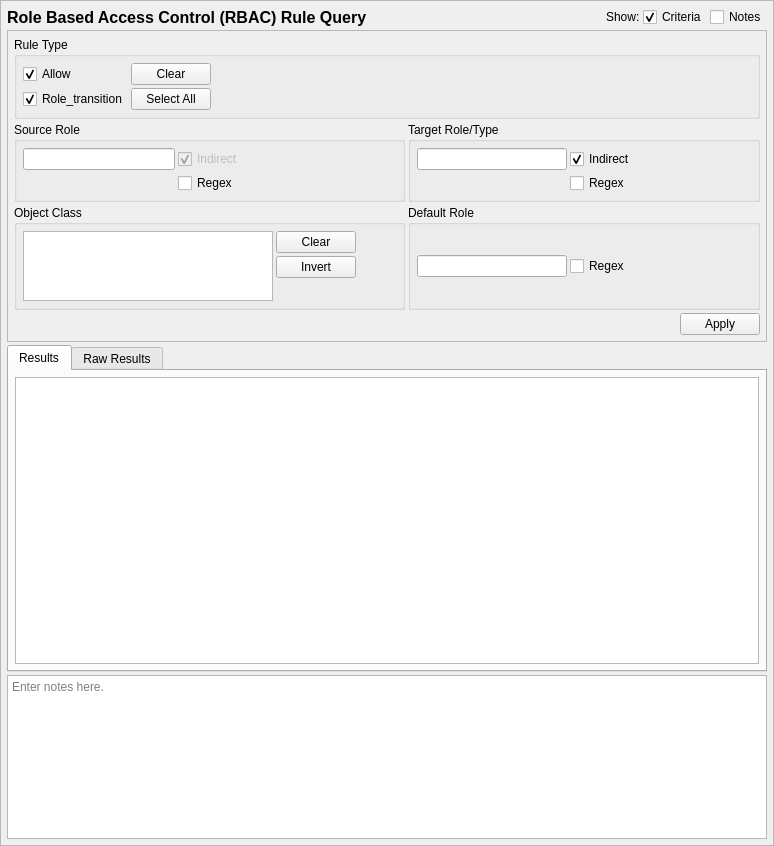
<?xml version="1.0" encoding="UTF-8"?>
<ui version="4.0">
 <class>RBACRuleQueryTab</class>
 <widget class="QScrollArea" name="RBACRuleQueryTab">
  <property name="geometry">
   <rect>
    <x>0</x>
    <y>0</y>
    <width>774</width>
    <height>846</height>
   </rect>
  </property>
  <property name="sizeAdjustPolicy">
   <enum>QAbstractScrollArea::AdjustToContents</enum>
  </property>
  <property name="widgetResizable">
   <bool>true</bool>
  </property>
  <widget class="QWidget" name="contents">
   <property name="geometry">
    <rect>
     <x>0</x>
     <y>0</y>
     <width>772</width>
     <height>844</height>
    </rect>
   </property>
   <property name="minimumSize">
    <size>
     <width>0</width>
     <height>0</height>
    </size>
   </property>
   <layout class="QGridLayout" name="gridLayout_9">
    <property name="leftMargin">
     <number>6</number>
    </property>
    <property name="topMargin">
     <number>6</number>
    </property>
    <property name="rightMargin">
     <number>6</number>
    </property>
    <property name="bottomMargin">
     <number>6</number>
    </property>
    <property name="spacing">
     <number>3</number>
    </property>
    <item row="0" column="2">
     <widget class="QLabel" name="label_2">
      <property name="text">
       <string>Show:</string>
      </property>
     </widget>
    </item>
    <item row="3" column="0" colspan="5">
     <widget class="QTextEdit" name="notes">
      <property name="sizePolicy">
       <sizepolicy hsizetype="Preferred" vsizetype="Preferred">
        <horstretch>0</horstretch>
        <verstretch>1</verstretch>
       </sizepolicy>
      </property>
      <property name="minimumSize">
       <size>
        <width>0</width>
        <height>80</height>
       </size>
      </property>
      <property name="toolTip">
       <string>Optionally enter notes here about the query.</string>
      </property>
      <property name="placeholderText">
       <string>Enter notes here.</string>
      </property>
     </widget>
    </item>
    <item row="1" column="0" colspan="5">
     <widget class="QFrame" name="criteria_frame">
      <property name="sizePolicy">
       <sizepolicy hsizetype="Preferred" vsizetype="Preferred">
        <horstretch>0</horstretch>
        <verstretch>1</verstretch>
       </sizepolicy>
      </property>
      <property name="maximumSize">
       <size>
        <width>16777215</width>
        <height>16777215</height>
       </size>
      </property>
      <property name="frameShape">
       <enum>QFrame::StyledPanel</enum>
      </property>
      <property name="frameShadow">
       <enum>QFrame::Raised</enum>
      </property>
      <layout class="QGridLayout" name="gridLayout_3">
       <property name="leftMargin">
        <number>6</number>
       </property>
       <property name="topMargin">
        <number>6</number>
       </property>
       <property name="rightMargin">
        <number>6</number>
       </property>
       <property name="bottomMargin">
        <number>6</number>
       </property>
       <property name="spacing">
        <number>3</number>
       </property>
       <item row="1" column="1">
        <widget class="QGroupBox" name="target_criteria">
         <property name="maximumSize">
          <size>
           <width>16777215</width>
           <height>100</height>
          </size>
         </property>
         <property name="title">
          <string>Target Role/Type</string>
         </property>
         <layout class="QGridLayout" name="gridLayout_5">
          <property name="leftMargin">
           <number>6</number>
          </property>
          <property name="topMargin">
           <number>6</number>
          </property>
          <property name="rightMargin">
           <number>6</number>
          </property>
          <property name="bottomMargin">
           <number>6</number>
          </property>
          <property name="spacing">
           <number>3</number>
          </property>
          <item row="0" column="1">
           <widget class="QLineEdit" name="target">
            <property name="sizePolicy">
             <sizepolicy hsizetype="Expanding" vsizetype="Fixed">
              <horstretch>0</horstretch>
              <verstretch>0</verstretch>
             </sizepolicy>
            </property>
            <property name="minimumSize">
             <size>
              <width>150</width>
              <height>0</height>
             </size>
            </property>
            <property name="maximumSize">
             <size>
              <width>250</width>
              <height>16777215</height>
             </size>
            </property>
           </widget>
          </item>
          <item row="1" column="2">
           <widget class="QCheckBox" name="target_regex">
            <property name="toolTip">
             <string>Use regular expressions to match the target type/attribute.</string>
            </property>
            <property name="text">
             <string>Regex</string>
            </property>
           </widget>
          </item>
          <item row="0" column="2">
           <widget class="QCheckBox" name="target_indirect">
            <property name="toolTip">
             <string>If the rule target is an attribute, indirect will match the criteria against the contents of the attribute, rather than the attribute itself.</string>
            </property>
            <property name="text">
             <string>Indirect</string>
            </property>
            <property name="checked">
             <bool>true</bool>
            </property>
           </widget>
          </item>
          <item row="0" column="3">
           <spacer name="horizontalSpacer_3">
            <property name="orientation">
             <enum>Qt::Horizontal</enum>
            </property>
            <property name="sizeHint" stdset="0">
             <size>
              <width>113</width>
              <height>20</height>
             </size>
            </property>
           </spacer>
          </item>
         </layout>
        </widget>
       </item>
       <item row="0" column="0" colspan="2">
        <widget class="QGroupBox" name="ruletype_criteria">
         <property name="sizePolicy">
          <sizepolicy hsizetype="Preferred" vsizetype="Preferred">
           <horstretch>0</horstretch>
           <verstretch>0</verstretch>
          </sizepolicy>
         </property>
         <property name="maximumSize">
          <size>
           <width>16777215</width>
           <height>150</height>
          </size>
         </property>
         <property name="title">
          <string>Rule Type</string>
         </property>
         <layout class="QGridLayout" name="gridLayout">
          <property name="leftMargin">
           <number>6</number>
          </property>
          <property name="topMargin">
           <number>6</number>
          </property>
          <property name="rightMargin">
           <number>6</number>
          </property>
          <property name="bottomMargin">
           <number>6</number>
          </property>
          <property name="spacing">
           <number>3</number>
          </property>
          <item row="1" column="4">
           <widget class="QPushButton" name="all_ruletypes">
            <property name="text">
             <string>Select All</string>
            </property>
           </widget>
          </item>
          <item row="0" column="5">
           <spacer name="horizontalSpacer">
            <property name="orientation">
             <enum>Qt::Horizontal</enum>
            </property>
            <property name="sizeHint" stdset="0">
             <size>
              <width>40</width>
              <height>20</height>
             </size>
            </property>
           </spacer>
          </item>
          <item row="0" column="0">
           <widget class="QCheckBox" name="allow">
            <property name="text">
             <string>Allow</string>
            </property>
            <property name="checked">
             <bool>true</bool>
            </property>
           </widget>
          </item>
          <item row="0" column="4">
           <widget class="QPushButton" name="clear_ruletypes">
            <property name="text">
             <string>Clear</string>
            </property>
            <property name="checkable">
             <bool>false</bool>
            </property>
           </widget>
          </item>
          <item row="1" column="0">
           <widget class="QCheckBox" name="role_transition">
            <property name="text">
             <string>Role_transition</string>
            </property>
            <property name="checked">
             <bool>true</bool>
            </property>
           </widget>
          </item>
         </layout>
        </widget>
       </item>
       <item row="1" column="0">
        <widget class="QGroupBox" name="source_criteria">
         <property name="maximumSize">
          <size>
           <width>16777215</width>
           <height>100</height>
          </size>
         </property>
         <property name="title">
          <string>Source Role</string>
         </property>
         <layout class="QGridLayout" name="gridLayout_2">
          <property name="leftMargin">
           <number>6</number>
          </property>
          <property name="topMargin">
           <number>6</number>
          </property>
          <property name="rightMargin">
           <number>6</number>
          </property>
          <property name="bottomMargin">
           <number>6</number>
          </property>
          <property name="spacing">
           <number>3</number>
          </property>
          <item row="0" column="3">
           <spacer name="horizontalSpacer_2">
            <property name="orientation">
             <enum>Qt::Horizontal</enum>
            </property>
            <property name="sizeHint" stdset="0">
             <size>
              <width>40</width>
              <height>20</height>
             </size>
            </property>
           </spacer>
          </item>
          <item row="0" column="0">
           <widget class="QLineEdit" name="source">
            <property name="sizePolicy">
             <sizepolicy hsizetype="Expanding" vsizetype="Fixed">
              <horstretch>0</horstretch>
              <verstretch>0</verstretch>
             </sizepolicy>
            </property>
            <property name="minimumSize">
             <size>
              <width>150</width>
              <height>0</height>
             </size>
            </property>
            <property name="maximumSize">
             <size>
              <width>250</width>
              <height>16777215</height>
             </size>
            </property>
           </widget>
          </item>
          <item row="1" column="1">
           <widget class="QCheckBox" name="source_regex">
            <property name="enabled">
             <bool>true</bool>
            </property>
            <property name="toolTip">
             <string>Use regular expressions to match the source type/attribute.</string>
            </property>
            <property name="text">
             <string>Regex</string>
            </property>
           </widget>
          </item>
          <item row="0" column="1">
           <widget class="QCheckBox" name="source_indirect">
            <property name="enabled">
             <bool>false</bool>
            </property>
            <property name="toolTip">
             <string>If the rule source is an attribute, indirect will match the criteria against the contents of the attribute, rather than the attribute itself.</string>
            </property>
            <property name="text">
             <string>Indirect</string>
            </property>
            <property name="checked">
             <bool>true</bool>
            </property>
           </widget>
          </item>
         </layout>
        </widget>
       </item>
       <item row="2" column="0">
        <widget class="QGroupBox" name="class_criteria">
         <property name="title">
          <string>Object Class</string>
         </property>
         <layout class="QGridLayout" name="gridLayout_7">
          <property name="leftMargin">
           <number>6</number>
          </property>
          <property name="topMargin">
           <number>6</number>
          </property>
          <property name="rightMargin">
           <number>6</number>
          </property>
          <property name="bottomMargin">
           <number>6</number>
          </property>
          <property name="spacing">
           <number>3</number>
          </property>
          <item row="0" column="2">
           <spacer name="horizontalSpacer_4">
            <property name="orientation">
             <enum>Qt::Horizontal</enum>
            </property>
            <property name="sizeHint" stdset="0">
             <size>
              <width>40</width>
              <height>20</height>
             </size>
            </property>
           </spacer>
          </item>
          <item row="0" column="1">
           <widget class="QPushButton" name="clear_class">
            <property name="text">
             <string>Clear</string>
            </property>
           </widget>
          </item>
          <item row="1" column="1">
           <widget class="QPushButton" name="invert_class">
            <property name="text">
             <string>Invert</string>
            </property>
           </widget>
          </item>
          <item row="2" column="1">
           <spacer name="verticalSpacer_2">
            <property name="orientation">
             <enum>Qt::Vertical</enum>
            </property>
            <property name="sizeHint" stdset="0">
             <size>
              <width>20</width>
              <height>40</height>
             </size>
            </property>
           </spacer>
          </item>
          <item row="0" column="0" rowspan="3">
           <widget class="QListView" name="tclass">
            <property name="sizePolicy">
             <sizepolicy hsizetype="Expanding" vsizetype="Preferred">
              <horstretch>0</horstretch>
              <verstretch>0</verstretch>
             </sizepolicy>
            </property>
            <property name="maximumSize">
             <size>
              <width>250</width>
              <height>16777215</height>
             </size>
            </property>
            <property name="toolTip">
             <string>Match the object class of the rule.</string>
            </property>
            <property name="selectionMode">
             <enum>QAbstractItemView::ExtendedSelection</enum>
            </property>
           </widget>
          </item>
         </layout>
        </widget>
       </item>
       <item row="4" column="1">
        <widget class="QDialogButtonBox" name="buttonBox">
         <property name="standardButtons">
          <set>QDialogButtonBox::Apply</set>
         </property>
        </widget>
       </item>
       <item row="2" column="1">
        <widget class="QGroupBox" name="default_criteria">
         <property name="title">
          <string>Default Role</string>
         </property>
         <layout class="QGridLayout" name="gridLayout_4">
          <property name="leftMargin">
           <number>6</number>
          </property>
          <property name="topMargin">
           <number>6</number>
          </property>
          <property name="rightMargin">
           <number>6</number>
          </property>
          <property name="bottomMargin">
           <number>6</number>
          </property>
          <property name="spacing">
           <number>3</number>
          </property>
          <item row="0" column="0">
           <widget class="QLineEdit" name="default_role">
            <property name="sizePolicy">
             <sizepolicy hsizetype="Expanding" vsizetype="Fixed">
              <horstretch>0</horstretch>
              <verstretch>0</verstretch>
             </sizepolicy>
            </property>
            <property name="minimumSize">
             <size>
              <width>150</width>
              <height>0</height>
             </size>
            </property>
            <property name="maximumSize">
             <size>
              <width>250</width>
              <height>16777215</height>
             </size>
            </property>
           </widget>
          </item>
          <item row="0" column="2">
           <spacer name="horizontalSpacer_6">
            <property name="orientation">
             <enum>Qt::Horizontal</enum>
            </property>
            <property name="sizeHint" stdset="0">
             <size>
              <width>40</width>
              <height>20</height>
             </size>
            </property>
           </spacer>
          </item>
          <item row="0" column="1">
           <widget class="QCheckBox" name="default_regex">
            <property name="toolTip">
             <string>Use regular expressions to match the default type.</string>
            </property>
            <property name="text">
             <string>Regex</string>
            </property>
           </widget>
          </item>
         </layout>
        </widget>
       </item>
      </layout>
      <zorder>ruletype_criteria</zorder>
      <zorder>source_criteria</zorder>
      <zorder>target_criteria</zorder>
      <zorder>class_criteria</zorder>
      <zorder>buttonBox</zorder>
      <zorder>default_criteria</zorder>
     </widget>
    </item>
    <item row="2" column="0" colspan="5">
     <widget class="QTabWidget" name="results_frame">
      <property name="sizePolicy">
       <sizepolicy hsizetype="Preferred" vsizetype="MinimumExpanding">
        <horstretch>0</horstretch>
        <verstretch>2</verstretch>
       </sizepolicy>
      </property>
      <property name="currentIndex">
       <number>0</number>
      </property>
      <widget class="QWidget" name="results_framePage1">
       <property name="sizePolicy">
        <sizepolicy hsizetype="Preferred" vsizetype="MinimumExpanding">
         <horstretch>0</horstretch>
         <verstretch>0</verstretch>
        </sizepolicy>
       </property>
       <attribute name="title">
        <string>Results</string>
       </attribute>
       <layout class="QVBoxLayout" name="verticalLayout_3">
        <property name="leftMargin">
         <number>6</number>
        </property>
        <property name="topMargin">
         <number>6</number>
        </property>
        <property name="rightMargin">
         <number>6</number>
        </property>
        <property name="bottomMargin">
         <number>6</number>
        </property>
        <item>
         <widget class="SEToolsTableView" name="table_results">
          <property name="sizePolicy">
           <sizepolicy hsizetype="Preferred" vsizetype="MinimumExpanding">
            <horstretch>0</horstretch>
            <verstretch>0</verstretch>
           </sizepolicy>
          </property>
          <property name="sizeAdjustPolicy">
           <enum>QAbstractScrollArea::AdjustIgnored</enum>
          </property>
          <property name="alternatingRowColors">
           <bool>true</bool>
          </property>
          <property name="sortingEnabled">
           <bool>true</bool>
          </property>
         </widget>
        </item>
       </layout>
      </widget>
      <widget class="QWidget" name="results_framePage2">
       <property name="sizePolicy">
        <sizepolicy hsizetype="Preferred" vsizetype="MinimumExpanding">
         <horstretch>0</horstretch>
         <verstretch>0</verstretch>
        </sizepolicy>
       </property>
       <attribute name="title">
        <string>Raw Results</string>
       </attribute>
       <layout class="QVBoxLayout" name="verticalLayout_2">
        <property name="leftMargin">
         <number>6</number>
        </property>
        <property name="topMargin">
         <number>6</number>
        </property>
        <property name="rightMargin">
         <number>6</number>
        </property>
        <property name="bottomMargin">
         <number>6</number>
        </property>
        <item>
         <widget class="QPlainTextEdit" name="raw_results">
          <property name="sizePolicy">
           <sizepolicy hsizetype="Preferred" vsizetype="MinimumExpanding">
            <horstretch>0</horstretch>
            <verstretch>0</verstretch>
           </sizepolicy>
          </property>
          <property name="minimumSize">
           <size>
            <width>0</width>
            <height>0</height>
           </size>
          </property>
          <property name="font">
           <font>
            <family>Monospace</family>
           </font>
          </property>
          <property name="documentTitle">
           <string/>
          </property>
          <property name="lineWrapMode">
           <enum>QPlainTextEdit::NoWrap</enum>
          </property>
          <property name="readOnly">
           <bool>true</bool>
          </property>
         </widget>
        </item>
       </layout>
      </widget>
     </widget>
    </item>
    <item row="0" column="3">
     <widget class="QCheckBox" name="criteria_expander">
      <property name="toolTip">
       <string>Show or hide the search criteria (no settings are lost)</string>
      </property>
      <property name="text">
       <string>Criteria</string>
      </property>
      <property name="checked">
       <bool>true</bool>
      </property>
     </widget>
    </item>
    <item row="0" column="0">
     <widget class="QLabel" name="label">
      <property name="sizePolicy">
       <sizepolicy hsizetype="Preferred" vsizetype="Fixed">
        <horstretch>0</horstretch>
        <verstretch>0</verstretch>
       </sizepolicy>
      </property>
      <property name="maximumSize">
       <size>
        <width>16777215</width>
        <height>20</height>
       </size>
      </property>
      <property name="font">
       <font>
        <pointsize>12</pointsize>
        <weight>75</weight>
        <bold>true</bold>
       </font>
      </property>
      <property name="text">
       <string>Role Based Access Control (RBAC) Rule Query</string>
      </property>
     </widget>
    </item>
    <item row="0" column="4">
     <widget class="QCheckBox" name="notes_expander">
      <property name="toolTip">
       <string>Show or hide the notes field (no data is lost)</string>
      </property>
      <property name="text">
       <string>Notes</string>
      </property>
     </widget>
    </item>
    <item row="0" column="1">
     <spacer name="horizontalSpacer_5">
      <property name="orientation">
       <enum>Qt::Horizontal</enum>
      </property>
      <property name="sizeHint" stdset="0">
       <size>
        <width>40</width>
        <height>20</height>
       </size>
      </property>
     </spacer>
    </item>
   </layout>
  </widget>
 </widget>
 <customwidgets>
  <customwidget>
   <class>SEToolsTableView</class>
   <extends>QTableView</extends>
   <header>setoolsgui/tableview.h</header>
  </customwidget>
 </customwidgets>
 <tabstops>
  <tabstop>criteria_expander</tabstop>
  <tabstop>notes_expander</tabstop>
  <tabstop>allow</tabstop>
  <tabstop>role_transition</tabstop>
  <tabstop>clear_ruletypes</tabstop>
  <tabstop>all_ruletypes</tabstop>
  <tabstop>source</tabstop>
  <tabstop>source_indirect</tabstop>
  <tabstop>source_regex</tabstop>
  <tabstop>target</tabstop>
  <tabstop>target_indirect</tabstop>
  <tabstop>target_regex</tabstop>
  <tabstop>tclass</tabstop>
  <tabstop>clear_class</tabstop>
  <tabstop>invert_class</tabstop>
  <tabstop>default_role</tabstop>
  <tabstop>default_regex</tabstop>
  <tabstop>results_frame</tabstop>
  <tabstop>table_results</tabstop>
  <tabstop>raw_results</tabstop>
  <tabstop>notes</tabstop>
 </tabstops>
 <resources/>
 <connections>
  <connection>
   <sender>clear_class</sender>
   <signal>clicked()</signal>
   <receiver>tclass</receiver>
   <slot>clearSelection()</slot>
   <hints>
    <hint type="sourcelabel">
     <x>299</x>
     <y>312</y>
    </hint>
    <hint type="destinationlabel">
     <x>147</x>
     <y>330</y>
    </hint>
   </hints>
  </connection>
  <connection>
   <sender>criteria_expander</sender>
   <signal>toggled(bool)</signal>
   <receiver>criteria_frame</receiver>
   <slot>setVisible(bool)</slot>
   <hints>
    <hint type="sourcelabel">
     <x>592</x>
     <y>16</y>
    </hint>
    <hint type="destinationlabel">
     <x>386</x>
     <y>232</y>
    </hint>
   </hints>
  </connection>
  <connection>
   <sender>notes_expander</sender>
   <signal>toggled(bool)</signal>
   <receiver>notes</receiver>
   <slot>setVisible(bool)</slot>
   <hints>
    <hint type="sourcelabel">
     <x>735</x>
     <y>16</y>
    </hint>
    <hint type="destinationlabel">
     <x>386</x>
     <y>756</y>
    </hint>
   </hints>
  </connection>
 </connections>
</ui>
